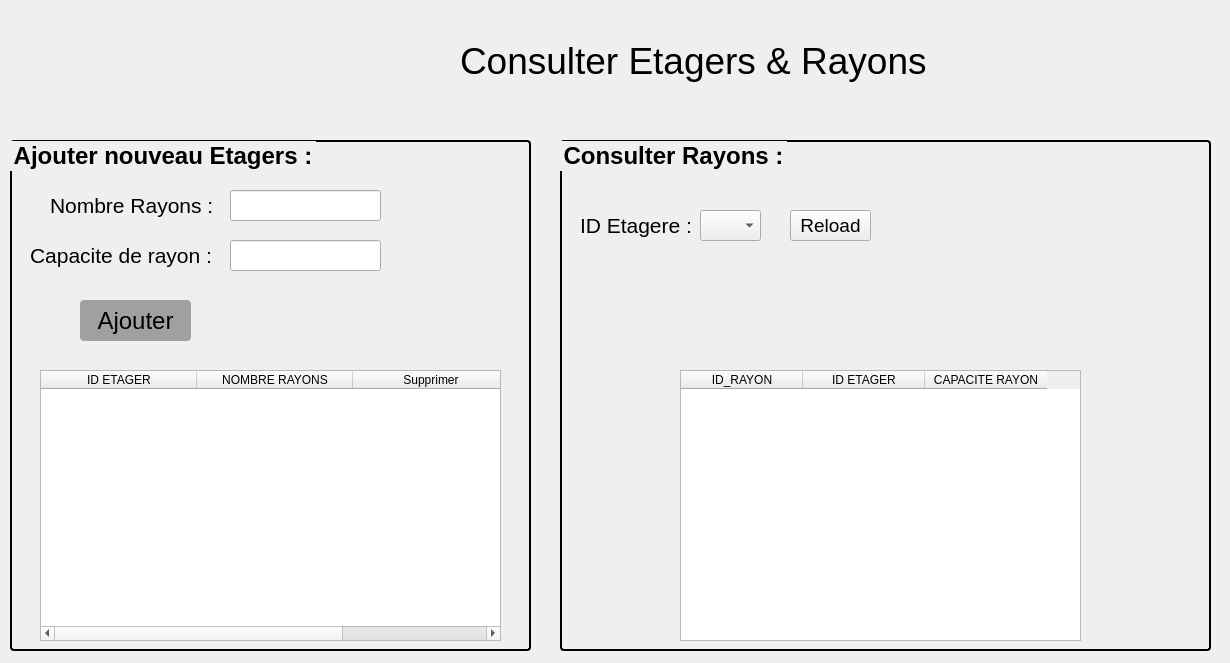
<?xml version="1.0" encoding="UTF-8"?>
<ui version="4.0">
 <class>etages_rayons</class>
 <widget class="QDialog" name="etages_rayons">
  <property name="geometry">
   <rect>
    <x>0</x>
    <y>0</y>
    <width>1230</width>
    <height>663</height>
   </rect>
  </property>
  <property name="windowTitle">
   <string>Etagers &amp; Rayons</string>
  </property>
  <widget class="QWidget" name="widget" native="true">
   <property name="geometry">
    <rect>
     <x>0</x>
     <y>0</y>
     <width>281</width>
     <height>131</height>
    </rect>
   </property>
   <property name="styleSheet">
    <string notr="true">border-image: url(:/images/logo.png);</string>
   </property>
  </widget>
  <widget class="QLabel" name="label">
   <property name="geometry">
    <rect>
     <x>460</x>
     <y>10</y>
     <width>471</width>
     <height>101</height>
    </rect>
   </property>
   <property name="font">
    <font>
     <family>Nirmala UI</family>
     <pointsize>28</pointsize>
    </font>
   </property>
   <property name="styleSheet">
    <string notr="true"/>
   </property>
   <property name="text">
    <string>Consulter Etagers &amp; Rayons</string>
   </property>
  </widget>
  <widget class="QGroupBox" name="groupBox">
   <property name="geometry">
    <rect>
     <x>10</x>
     <y>140</y>
     <width>521</width>
     <height>511</height>
    </rect>
   </property>
   <property name="font">
    <font>
     <pointsize>18</pointsize>
     <bold>true</bold>
    </font>
   </property>
   <property name="styleSheet">
    <string notr="true">#groupBox {
border: 2px solid black;
border-radius: 4px;
}</string>
   </property>
   <property name="title">
    <string>Ajouter nouveau Etagers :</string>
   </property>
   <widget class="QLabel" name="label_17">
    <property name="geometry">
     <rect>
      <x>40</x>
      <y>50</y>
      <width>171</width>
      <height>31</height>
     </rect>
    </property>
    <property name="font">
     <font>
      <pointsize>16</pointsize>
     </font>
    </property>
    <property name="text">
     <string>Nombre Rayons :</string>
    </property>
   </widget>
   <widget class="QLineEdit" name="tb_nbrRayon">
    <property name="geometry">
     <rect>
      <x>220</x>
      <y>50</y>
      <width>151</width>
      <height>31</height>
     </rect>
    </property>
    <property name="font">
     <font>
      <pointsize>14</pointsize>
     </font>
    </property>
   </widget>
   <widget class="QPushButton" name="bt_ajouter">
    <property name="geometry">
     <rect>
      <x>70</x>
      <y>160</y>
      <width>111</width>
      <height>41</height>
     </rect>
    </property>
    <property name="font">
     <font>
      <pointsize>18</pointsize>
      <bold>false</bold>
     </font>
    </property>
    <property name="styleSheet">
     <string notr="true">#bt_ajouter{
color:black;
background-color:#a0a0a0;
border-width:0px;
border-radius:4px;
}
#bt_ajouter:hover{

background-color:#27a9e3;

}</string>
    </property>
    <property name="text">
     <string>Ajouter</string>
    </property>
   </widget>
   <widget class="QTableWidget" name="tabe_etagers">
    <property name="geometry">
     <rect>
      <x>30</x>
      <y>230</y>
      <width>461</width>
      <height>271</height>
     </rect>
    </property>
    <attribute name="horizontalHeaderDefaultSectionSize">
     <number>156</number>
    </attribute>
    <column>
     <property name="text">
      <string>ID ETAGER</string>
     </property>
    </column>
    <column>
     <property name="text">
      <string>NOMBRE RAYONS</string>
     </property>
    </column>
    <column>
     <property name="text">
      <string>Supprimer</string>
     </property>
    </column>
   </widget>
   <widget class="QLabel" name="label_20">
    <property name="geometry">
     <rect>
      <x>20</x>
      <y>100</y>
      <width>191</width>
      <height>31</height>
     </rect>
    </property>
    <property name="font">
     <font>
      <pointsize>16</pointsize>
     </font>
    </property>
    <property name="text">
     <string>Capacite de rayon :</string>
    </property>
   </widget>
   <widget class="QLineEdit" name="tb_capRayon">
    <property name="geometry">
     <rect>
      <x>220</x>
      <y>100</y>
      <width>151</width>
      <height>31</height>
     </rect>
    </property>
    <property name="font">
     <font>
      <pointsize>14</pointsize>
     </font>
    </property>
   </widget>
  </widget>
  <widget class="QGroupBox" name="groupBox_2">
   <property name="geometry">
    <rect>
     <x>560</x>
     <y>140</y>
     <width>651</width>
     <height>511</height>
    </rect>
   </property>
   <property name="font">
    <font>
     <pointsize>18</pointsize>
     <bold>true</bold>
    </font>
   </property>
   <property name="styleSheet">
    <string notr="true">#groupBox_2 {
border: 2px solid black;
border-radius: 4px;
}</string>
   </property>
   <property name="title">
    <string>Consulter Rayons :</string>
   </property>
   <widget class="QTableWidget" name="table_rayon">
    <property name="geometry">
     <rect>
      <x>120</x>
      <y>230</y>
      <width>401</width>
      <height>271</height>
     </rect>
    </property>
    <attribute name="horizontalHeaderDefaultSectionSize">
     <number>122</number>
    </attribute>
    <column>
     <property name="text">
      <string>ID_RAYON</string>
     </property>
    </column>
    <column>
     <property name="text">
      <string>ID ETAGER</string>
     </property>
    </column>
    <column>
     <property name="text">
      <string>CAPACITE RAYON</string>
     </property>
    </column>
   </widget>
   <widget class="QLabel" name="label_19">
    <property name="geometry">
     <rect>
      <x>20</x>
      <y>70</y>
      <width>111</width>
      <height>31</height>
     </rect>
    </property>
    <property name="font">
     <font>
      <pointsize>16</pointsize>
     </font>
    </property>
    <property name="text">
     <string>ID Etagere :</string>
    </property>
   </widget>
   <widget class="QComboBox" name="cb_etager">
    <property name="geometry">
     <rect>
      <x>140</x>
      <y>70</y>
      <width>61</width>
      <height>31</height>
     </rect>
    </property>
   </widget>
   <widget class="QPushButton" name="bt_reload">
    <property name="geometry">
     <rect>
      <x>230</x>
      <y>70</y>
      <width>81</width>
      <height>31</height>
     </rect>
    </property>
    <property name="font">
     <font>
      <pointsize>14</pointsize>
      <bold>false</bold>
     </font>
    </property>
    <property name="styleSheet">
     <string notr="true">#bt_ajouter{
color:black;
background-color:#a0a0a0;
border-width:0px;
border-radius:4px;
}
#bt_ajouter:hover{

background-color:#27a9e3;

}</string>
    </property>
    <property name="text">
     <string>Reload</string>
    </property>
   </widget>
  </widget>
 </widget>
 <resources/>
 <connections/>
</ui>
